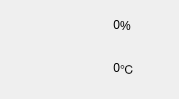
     <widget class="QWidget" name="scrollAreaWidgetContents_14">
      <property name="geometry">
       <rect>
        <x>0</x>
        <y>0</y>
        <width>179</width>
        <height>99</height>
       </rect>
      </property>
      <widget class="QLabel" name="l_eng_them">
       <property name="geometry">
        <rect>
         <x>70</x>
         <y>53</y>
         <width>50</width>
         <height>30</height>
        </rect>
       </property>
       <property name="text">
        <string>  0</string>
       </property>
       <property name="alignment">
        <set>Qt::AlignRight|Qt::AlignTrailing|Qt::AlignVCenter</set>
       </property>
      </widget>
      <widget class="QLabel" name="l_eng_sm">
       <property name="geometry">
        <rect>
         <x>70</x>
         <y>10</y>
         <width>50</width>
         <height>30</height>
        </rect>
       </property>
       <property name="text">
        <string>  0</string>
       </property>
       <property name="alignment">
        <set>Qt::AlignRight|Qt::AlignTrailing|Qt::AlignVCenter</set>
       </property>
      </widget>
      <widget class="QLabel" name="label_16">
       <property name="geometry">
        <rect>
         <x>23</x>
         <y>49</y>
         <width>40</width>
         <height>40</height>
        </rect>
       </property>
       <property name="styleSheet">
        <string notr="true">border-image: url(:/images/engine/eng_tem.png);</string>
       </property>
       <property name="text">
        <string/>
       </property>
      </widget>
      <widget class="QLabel" name="label_7">
       <property name="geometry">
        <rect>
         <x>20</x>
         <y>11</y>
         <width>40</width>
         <height>38</height>
        </rect>
       </property>
       <property name="styleSheet">
        <string notr="true">border-image: url(:/images/engine/fuel.png);</string>
       </property>
       <property name="text">
        <string/>
       </property>
      </widget>
      <widget class="QLabel" name="label_19">
       <property name="geometry">
        <rect>
         <x>120</x>
         <y>10</y>
         <width>45</width>
         <height>31</height>
        </rect>
       </property>
       <property name="text">
        <string>%</string>
       </property>
      </widget>
      <widget class="QLabel" name="label_22">
       <property name="geometry">
        <rect>
         <x>120</x>
         <y>53</y>
         <width>45</width>
         <height>31</height>
        </rect>
       </property>
       <property name="text">
        <string>℃</string>
       </property>
      </widget>
     </widget>
